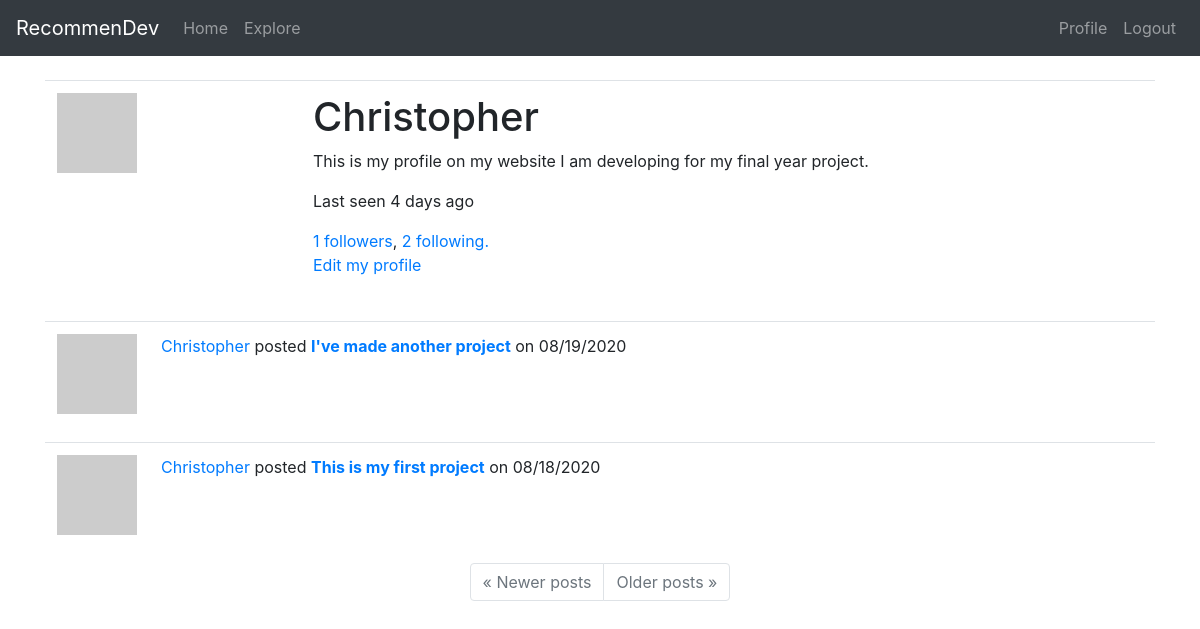
The app's page /user/Christopher (signed in), older data.
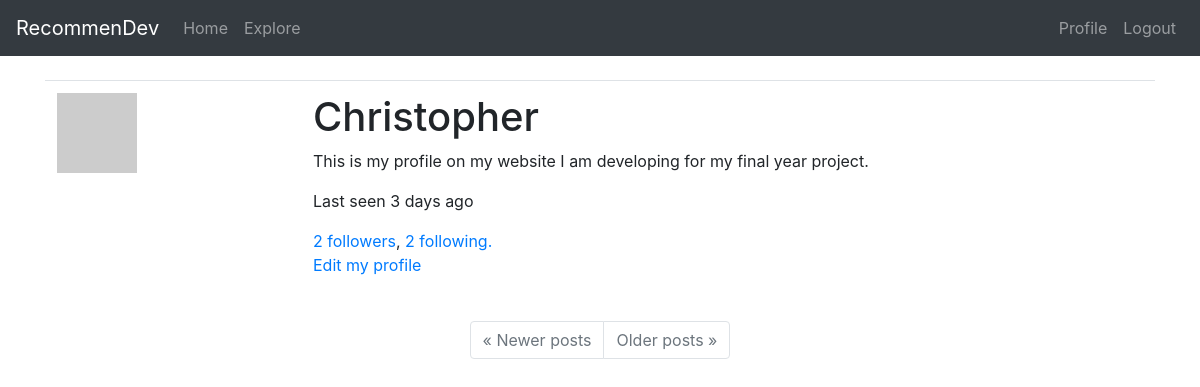
The same page, newer data.
### app/models.py (models this page shows, shortened)
class User(UserMixin, db.Model):
    id = db.Column(db.Integer, primary_key=True)
    username = db.Column(db.String(30), index=True, unique=True)
    email = db.Column(db.String(50), index=True, unique=True)
    password_hash = db.Column(db.String(128))
    projects = db.relationship('Project', backref='owner', lazy='dynamic')
    about_me = db.Column(db.String(140))
    last_seen = db.Column(db.DateTime, default=datetime.utcnow)
    followed = db.relationship(
        'User', secondary=followers,
        primaryjoin=(followers.c.follower_id == id),
        secondaryjoin=(followers.c.followed_id == id),
        backref=db.backref('followers', lazy='dynamic'), lazy='dynamic')
    rated = db.relationship(
        'Project', secondary=ratings,
        backref=db.backref('raters', lazy='dynamic'), lazy='dynamic')
    def avatar(self, size):
        digest = md5(self.email.lower().encode('utf-8')).hexdigest()
        return 'https://www.gravatar.com/avatar/{}?d=retro&s={}'.format(digest, size)

class Project(db.Model):
    id = db.Column(db.Integer, primary_key=True)
    user_id = db.Column(db.Integer, db.ForeignKey('user.id'))
    title = db.Column(db.String(60))
    description = db.Column(db.String(150))
    timestamp = db.Column(db.DateTime, index=True, default=datetime.utcnow)
    language = db.Column(db.String(15))
    git_url = db.Column(db.String(50))
    tags = db.Column(db.String(60))

### app/routes.py (the view)
@app.route('/user/<username>')
@login_required
def user(username):
    user = User.query.filter_by(username=username).first_or_404()
    users = None
    list_of_recs = find(user.id, cv)
    print(list_of_recs)
    if list_of_recs is not None:
        new_df = pd.DataFrame(list_of_recs, columns=['id', 'score'])
        new_df['id'] = new_df['id'] + 1
        print(new_df)
        user_ids = new_df['id']
        users = User.query.filter(User.id.in_(user_ids))
    following = user.followed.all()
    followers = user.followers.all()
    page = request.args.get('page', 1, type=int)
    projects = user.projects.order_by(Project.timestamp.desc()).paginate(page, app.config['POSTS_PER_PAGE'], False)
    next_url = url_for('user', username=user.username, page=projects.next_num) \
        if projects.has_next else None
    prev_url = url_for('user', username=user.username, page=projects.prev_num) \
        if projects.has_prev else None
    form = EmptyForm()
    return render_template('user.html', title=f'{user.username}\'s profile', user=user, users=users, following=following, followers=followers, projects=projects.items, next_url=next_url, prev_url=prev_url, form=form)

### app/models.py (called while the page is built)
@login.user_loader
def load_user(id):
    return User.query.get(int(id))

### app/routes.py (called while the page is built)
@app.before_request
def before_request():
    if current_user.is_authenticated:
        current_user.last_seen = datetime.utcnow()
        db.session.commit()

### engine.py (called while the page is built)
def find(id, cv):
    try:
        user_cos_sim = cosine_similarity(cv[id - 1], cv).flatten()
        top2 = sorted(list(enumerate(user_cos_sim)), key=lambda x: x[1], reverse=True)[1:3]
        response = top2
    except:
        print(f'User with id "{id}" could not be found')
        return None
    return response

### app/templates/user.html (shortened to what this page needs)
{% extends "base.html" %}
{% block content %}
    <table class="table table-hover">
        <tr>
            <td width="256px"><img src="{{ user.avatar(256) }}"></td>
            <td>
                <h1>{{ user.username }}</h1>
                {% if user.about_me %}<p>{{ user.about_me }}</p>{% endif %}
                {% if user.last_seen %}
                <p>Last seen {{ moment(user.last_seen).fromNow() }}</p>
                {% endif %}
                <a href="#", id="followers_btn", data-toggle="modal", {% if followers %} data-target="#followers_modal" {% endif %}>{{ user.followers.count() }} followers</a>, <a href="#", id="following_btn", data-toggle="modal", {% if following %} data-target="#following_modal" {% endif %}>{{ user.followed.count() }} following.</a>
                {% if user == current_user %}
                <p><a href="{{ url_for('edit_profile') }}">Edit my profile</a></p>
                {% endif %}
            </td>
        </tr>
    </table>
    {% for project in projects %}
        {% include '_project.html' %}
    {% endfor %}
    <nav aria-label="...">
        <ul class="pagination justify-content-center">
            <li class="page-item{% if not prev_url %} disabled{% endif %}">
                <a class="page-link" href="{{ prev_url or '#' }}">
                    <span aria-hidden="true">&laquo;</span> Newer posts
                </a>
            </li>
            <li class="page-item{% if not next_url %} disabled{% endif %}">
                <a class="page-link" href="{{ next_url or '#' }}">
                    Older posts <span aria-hidden="true">&raquo;</span>
                </a>
            </li>
        </ul>
    </nav>
{% endblock %}

### app/templates/_project.html (shortened to what this page needs)
<table class="table table-hover">
    <tr>
        <td width="70px">
            <a href="{{ url_for('user', username=project.owner.username) }}">
                {% if project.owner %}
                <img src="{{ project.owner.avatar(70) }}" />
                {% else %}
                <img src="https://via.placeholder.com/70" />
                {% endif %}
            </a>
        </td>
        <td>
            <span class="user_popup">
                <a href="{{ url_for('user', username=project.owner.username) }}">
                    {{ project.owner.username }}
                </a>
            </span>
            posted <a href="{{ url_for('project', id=project.id) }}"><b>{{ project.title }}</b></a> on {{ moment(project.timestamp).format('L') }}
            <br> {% if project.description %} {{ project.description }} {% endif %}
        </td>
    </tr>
</table>

Row changes from the older to the newer data that the page shows:
no longer on this page (row edited): Project: owner.username "Christopher", title "I've made another project", timestamp "08/19/2020"
no longer on this page (row edited): Project: owner.username "Christopher", title "This is my first project", timestamp "08/18/2020"
changed User "Christopher": last_seen "4 days ago" → "3 days ago"
Text that changed along with them:
{{ user.followers.count() }}: "1" → "2"
